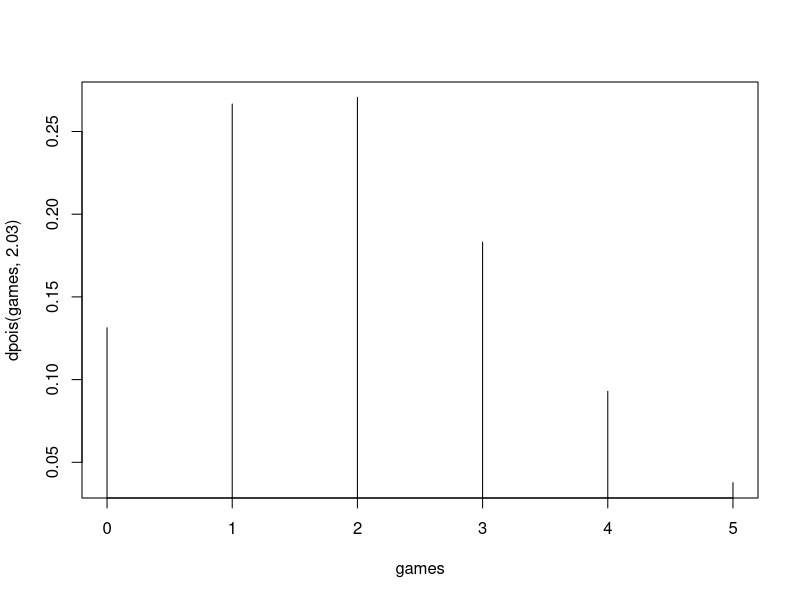
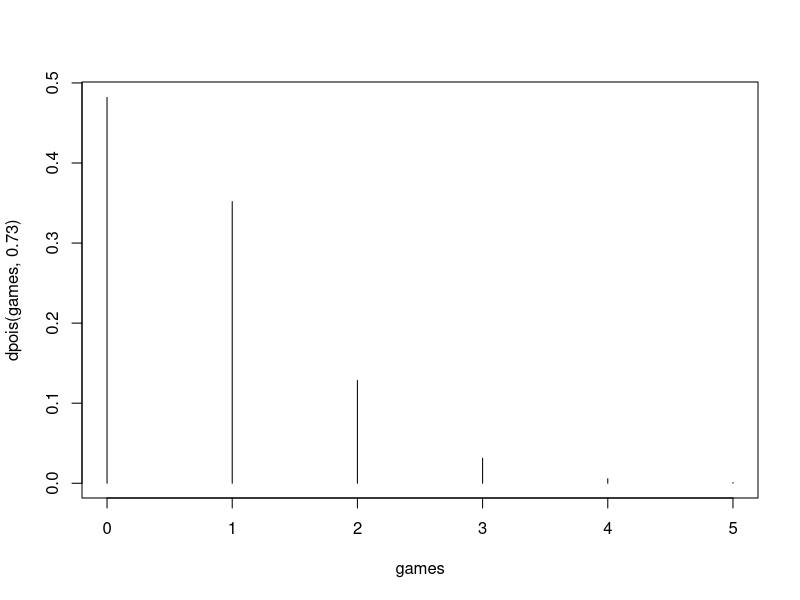

Reproduce these figures in R, in order.
## ---- chunk 1
knitr::opts_chunk$set(echo = TRUE)
## ---- chunk 2
library(tidyverse)

wc_forecasts <- read_csv("data/world-cup-2018/wc_forecasts.csv")
wc_matches <- read_csv("data/world-cup-2018/wc_matches.csv")
## ---- chunk 3
games <- 0:5
plot(games, dpois(games, 2.03), type = "h")
russiawin <- dpois(games, 2.03)
## ---- chunk 4
plot(games, dpois(games, 0.73), type = "h")
saudiwin <- dpois(games, 0.73)
## ---- chunk 5
# predicting the probabilities that Russia will score 0:5 goals
russiawin <- dpois(0:5, wc_matches$proj_score1[1])

# predicting the probabilities that Saudi Arabia will score 0:5 goals
saudiwin <- dpois(0:5, wc_matches$proj_score2[1])
## ---- chunk 6
# Turning the probabilities into matrices
russiamatrix <- matrix(russiawin, nrow = 1, ncol = 6)
saudimatrix <- matrix(saudiwin, nrow = 6, ncol = 1)

# Multiplying the matrices to get a 6x6 matrix with probabilities
# that each team will score that amount of goals, from which 
# we can get the probability that each team will win
probmatrix <- saudimatrix %*% russiamatrix 

# I transposed this because using as.vector went down the columns, except I wanted
# to go across the rows first
probmatrix_t <- t(probmatrix)

# With the transposed matrix, I wanted to create a vector, and then use cumsum()
# to get the cumulative sum
probvector <- as.vector(probmatrix, mode = "numeric")
cumprob <- cumsum(probvector)
cumprobmatrix <- matrix(cumprob, nrow = 6, ncol = 6, byrow = TRUE)

rowindices <- row(cumprobmatrix)
rowvector <- as.vector(rowindices, mode = "numeric")

colindices <- col(cumprobmatrix)
colvector <- as.vector(colindices, mode = "numeric")

probindextib <- tibble(rowvector, colvector, cumprob)

# generate a random uniform value
prob_index <- runif(1, 0, 1)

# find out which values fall above that probability
which_index <- which(cumprobmatrix >= prob_index)

# single out the first index, and determine if that would be a win, loss, or draw,
# and for which team
index_sim <- which_index[1]

probindextib %>% slice(index_sim)

lower.tri(cumprobmatrix, diag = FALSE)
upper.tri(cumprobmatrix, diag = FALSE)
diag(cumprobmatrix)



# team1_index_win <- c(2:6, 9:12, 16:18, 23:24, 30)
# index_draw <- c(1, 8, 15, 22, 29, 36)
# team2_index_win <- c(7, 13:14, 19:21, 25:28, 31:35)

# create team1point and team2points x
# pull()
# mutate first
# iterate one matchup, and then iterate for all of the teams
# send an email when I push, figure out iterating for one matchup for Tuesday
# make a function where you return a single value where the team
# replicate something in purrr
# modern data science with R 7.3 map()

probindextib <- probindextib %>% mutate(result = case_when(
  rowvector > colvector ~ "Team 1 Wins",
  rowvector == colvector ~ "Draw",
  rowvector < colvector ~ "Team 2 Wins"
))

probindextib$result[index_sim]

probindextib <- probindextib %>% 
  mutate(team1points = case_when(result == "Draw" ~ 1,
                                                result == "Team 1 Wins" ~ 3,
                                                result == "Team 2 Wins" ~ 0)) %>%
  mutate(team2points = case_when(result == "Draw" ~ 1,
                                                result == "Team 2 Wins" ~ 3,
                                                result == "Team 1 Wins" ~ 0))
## ---- chunk 7
prediction <- function(proj_score1, proj_score2) {
  games <- 0:5
  # predicting the probabilities that team1 will score 0:5 goals
  team1win <- dpois(games, proj_score1)

  # predicting the probabilities that team2 will score 0:5 goals
  team2win <- dpois(games, proj_score2)
  
  # Turning the probabilities into matrices
  team1matrix <- matrix(team1win, nrow = 1, ncol = 6)
  team2matrix <- matrix(team2win, nrow = 6, ncol = 1)
  
  # Multiplying the matrices to get a 6x6 matrix with probabilities
  # that each team will score that amount of goals, from which 
  # we can get the probability that each team will win
  probmatrix <- team2matrix %*% team1matrix 
  
  # I transposed this because using as.vector went down the columns, except I wanted
  # to go across the rows first
  probmatrix_t <- t(probmatrix)
  
  # With the transposed matrix, I wanted to create a vector, and then use cumsum()
  # to get the cumulative sum
  probvector <- as.vector(probmatrix, mode = "numeric")
  cumprob <- cumsum(probvector)
  cumprobmatrix <- matrix(cumprob, nrow = 6, ncol = 6, byrow = TRUE)
  
  rowindices <- row(cumprobmatrix)
  rowvector <- as.vector(rowindices, mode = "numeric")

  colindices <- col(cumprobmatrix)
  colvector <- as.vector(colindices, mode = "numeric")

  probindextib <- tibble(rowvector, colvector, cumprob)

  # generate a random uniform value
  prob_index <- runif(1, 0, 1)
  
  # find out which values fall above that probability
  which_index <- which(cumprobmatrix >= prob_index)

  # single out the first index, and determine if that would be a win, loss, or draw,
  # and for which team
  index_sim <- which_index[1]
  
  probindextib <- probindextib %>% mutate(result = case_when(
  rowvector > colvector ~ "Team 1 Wins",
  rowvector == colvector ~ "Draw",
  rowvector < colvector ~ "Team 2 Wins"))
  
  return(probindextib$result[index_sim])
}

prediction(proj_score1 = 1.61, proj_score2 = 0.74)
prediction(proj_score1 = 2.03, proj_score2 = 4)
